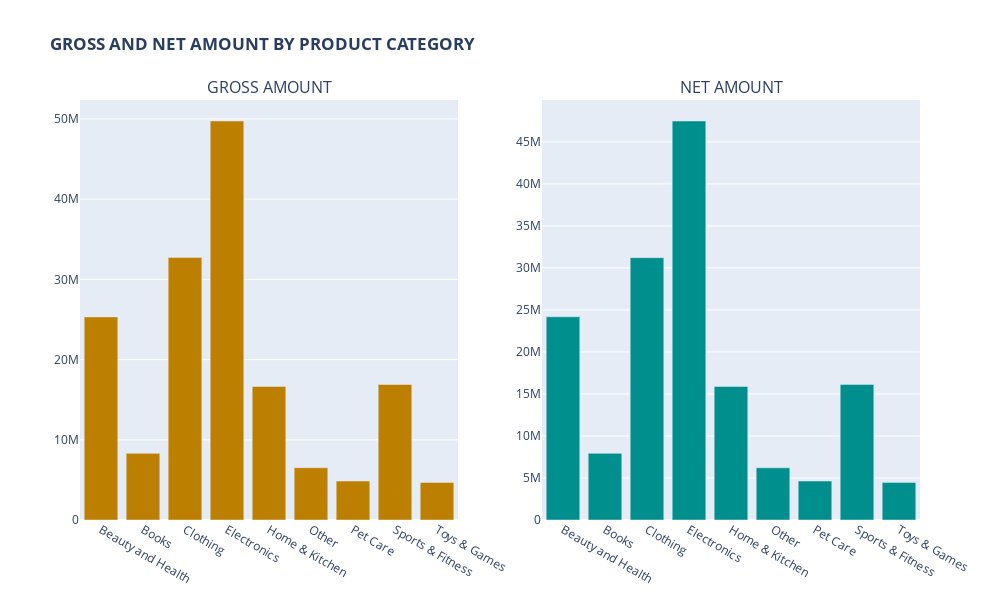

Notebook cell for this chart:
### Markdown cell above
<h5 style="text-align: left; font-family: 'Jetbrains Mono'; color: black;"><b>3.1. HISTOGRAM: NET AMOUNTS AND GROSS AMOUNT</b></h5>

### Code cell
from plotly.subplots import make_subplots
import plotly.graph_objects as go

product_category_gross = df.groupby('Product Category')['Gross Amount'].sum().reset_index()
product_category_net = df.groupby('Product Category')['Net Amount'].sum().reset_index()

#PLOT1
fig = make_subplots(rows=1, cols=2, subplot_titles=("GROSS AMOUNT", "NET AMOUNT"))

fig.add_trace(go.Bar(x=product_category_gross['Product Category'],
                     y=product_category_gross['Gross Amount'],
                     marker=dict(color='#bc7f00'),
                     name='Gross Amount'),
              row=1, col=1)
#PLOT2
fig.add_trace(go.Bar(x=product_category_net['Product Category'],
                     y=product_category_net['Net Amount'],
                     marker=dict(color='#008f8c'),
                     name='Net Amount'),
              row=1, col=2)

fig.update_layout(
    title_text="<b>GROSS AND NET AMOUNT BY PRODUCT CATEGORY<b>", 
    height=600, 
    width=1000,
    showlegend=False
)

fig.show()

### Figure 1 — Plotly figure (JSON) as saved in the notebook; plotly's stock layout.template omitted (floating-point values rounded to 4 significant figures)
{"data": [{"marker": {"color": "#bc7f00"}, "name": "Gross Amount", "type": "bar", "x": ["Beauty and Health", "Books", "Clothing", "Electronics", "Home & Kitchen", "Other", "Pet Care", "Sports & Fitness", "Toys & Games"], "xaxis": "x", "y": [25320000.0, 8312000.0, 32730000.0, 49740000.0, 16650000.0, 6512000.0, 4854000.0, 16890000.0, 4690000.0], "yaxis": "y"}, {"marker": {"color": "#008f8c"}, "name": "Net Amount", "type": "bar", "x": ["Beauty and Health", "Books", "Clothing", "Electronics", "Home & Kitchen", "Other", "Pet Care", "Sports & Fitness", "Toys & Games"], "xaxis": "x2", "y": [24190000.0, 7933000.0, 31220000.0, 47480000.0, 15890000.0, 6210000.0, 4637000.0, 16140000.0, 4477000.0], "yaxis": "y2"}], "layout": {"annotations": [{"font": {"size": 16}, "showarrow": false, "text": "GROSS AMOUNT", "x": 0.225, "xanchor": "center", "xref": "paper", "y": 1, "yanchor": "bottom", "yref": "paper"}, {"font": {"size": 16}, "showarrow": false, "text": "NET AMOUNT", "x": 0.775, "xanchor": "center", "xref": "paper", "y": 1, "yanchor": "bottom", "yref": "paper"}], "height": 600, "showlegend": false, "title": {"text": "<b>GROSS AND NET AMOUNT BY PRODUCT CATEGORY<b>"}, "width": 1000, "xaxis": {"anchor": "y", "autorange": true, "domain": [0, 0.45], "range": [-0.5, 8.5], "type": "category"}, "xaxis2": {"anchor": "y2", "autorange": true, "domain": [0.55, 1], "range": [-0.5, 8.5], "type": "category"}, "yaxis": {"anchor": "x", "autorange": true, "domain": [0, 1], "range": [0, 52360000.0], "type": "linear"}, "yaxis2": {"anchor": "x2", "autorange": true, "domain": [0, 1], "range": [0, 49980000.0], "type": "linear"}}}
